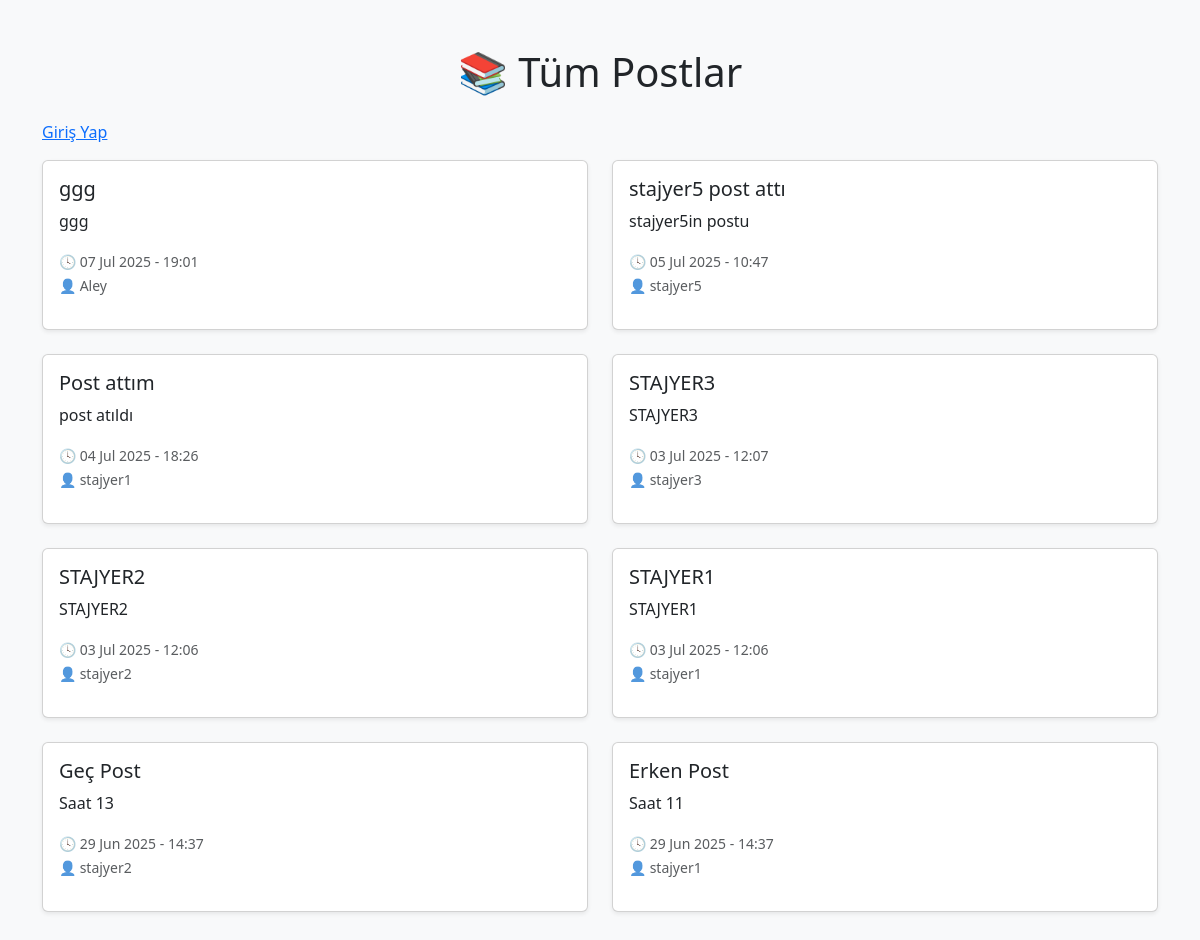
The app's page /posts/, older data.
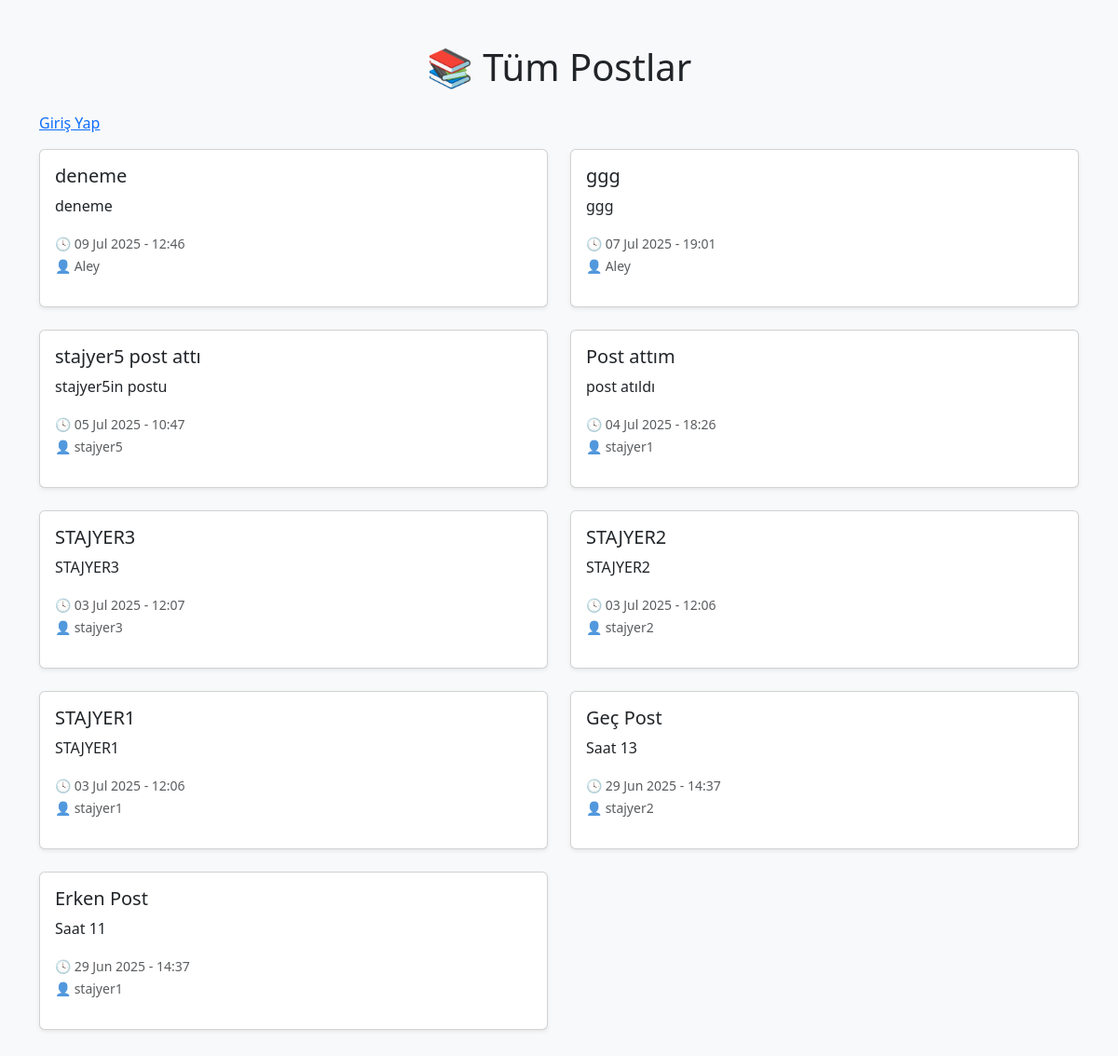
The same page, newer data.
### post/models.py (models this page shows, shortened)
class Post(models.Model):
    user = models.ForeignKey(User, on_delete=models.CASCADE)
    title = models.CharField(max_length=255)
    content = models.TextField()
    created_at = models.DateTimeField(auto_now_add=True)

### post/views.py (the view)
# urls.py: path('', lambda request: redirect('post_list')),
def post_list(request):
    posts = Post.objects.all().order_by('-created_at')
    return render(request, 'post_list.html', {'posts': posts})

### post/templates/post_list.html (shortened to what this page needs)
<!DOCTYPE html>
<html lang="tr">
<head>
    <link href="https://cdn.jsdelivr.net/npm/bootstrap@5.3.3/dist/css/bootstrap.min.css" rel="stylesheet">
</head>
<body class="bg-light">
    <div class="container py-5">
        <h1 class="mb-4 text-center">📚 Tüm Postlar</h1>
          {% if user.is_authenticated %}
        <p>Hoş geldin {{ user.username }} | <a href="{% url 'logout' %}">Çıkış</a></p>
             {% else %}
          <p><a href="{% url 'login' %}">Giriş Yap</a></p>
           {% endif %}
        {% if posts %}
            <div class="row">
                {% for post in posts %}
                    <div class="col-md-6 mb-4">
                        <div class="card shadow-sm">
                            <div class="card-body">
                                <h5 class="card-title">{{ post.title }}</h5>
                                <p class="card-text">{{ post.content|truncatewords:30 }}</p>
                                <p class="text-muted mb-0"><small>🕓 {{ post.created_at|date:"d M Y - H:i" }}</small></p>
                                {% if post.user %}
                                    <p class="text-muted"><small>👤 {{ post.user.username }}</small></p>
                                {% endif %}
                            </div>
                        </div>
                    </div>
                {% endfor %}
            </div>
        {% else %}
            <div class="alert alert-info text-center">
                Henüz post yok.
            </div>
        {% endif %}
    </div>
</body>
</html>

Row changes from the older to the newer data that the page shows:
added Post: title "deneme", content "deneme", created_at "09 Jul 2025 - 12:46", user.username "Aley"
